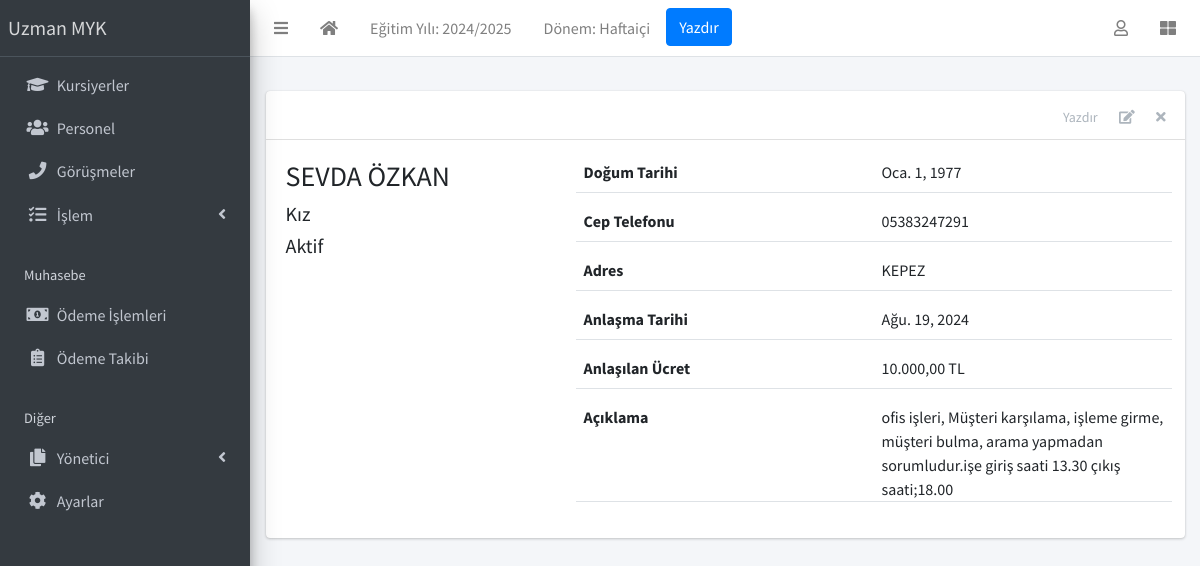
The app's page /staff/3/ with its own data.
### apps/corecode/models.py (models this page shows, shortened)
class AcademicSession(models.Model):
    name = models.CharField(max_length=200, unique=True, verbose_name = "Eğitim Yılı")
    current = models.BooleanField(default=True, verbose_name = "Aktif Eğitim Yılı")
    class Meta:
        ordering = ["-name"]

class AcademicTerm(models.Model):
    name = models.CharField(max_length=20, unique=True, verbose_name = "Dönem")
    current = models.BooleanField(default=True, verbose_name = "Aktif Dönem")
    class Meta:
        ordering = ["name"]

class SiteConfig(models.Model):
    key = models.SlugField()
    value = models.CharField(max_length=200)

### apps/staffs/models.py (models this page shows, shortened)
class Staff(models.Model):
    STATUS = [("active", "Aktif"), ("inactive", "Pasif")]
    GENDER = [("male", "Erkek"), ("female", "Kız")]
    current_status = models.CharField(max_length=10, choices=STATUS, default="active", verbose_name = "Durum")
    firstname = models.CharField(max_length=200, verbose_name = "Adı")
    surname = models.CharField(max_length=200, verbose_name = "Soyadı")
    gender = models.CharField(max_length=10, choices=GENDER, default="male", verbose_name = "Cinsiyeti")
    date_of_birth = models.DateField(default=timezone.now, verbose_name = "Doğum Tarihi")
    date_of_admission = models.DateField(default=timezone.now, verbose_name = "Göreve Başlama Taihi")
    mobile_num_regex = RegexValidator(
        regex="^[0-9]{10,15}$", message="Girilen cep telefonu numarası doğru formatta değil!"
    )
    mobile_number = models.CharField(
        validators=[mobile_num_regex], max_length=13, blank=True, verbose_name = "Cep Telefonu"
    )
    address = models.TextField(blank=True, verbose_name = "Adres")
    date_of_agreement = models.DateField(default=timezone.now, verbose_name = "Anlaşma Taihi")
    other_name = models.CharField(max_length=200, blank=True, verbose_name = "Anlaşılan Ücreti")
    others = models.TextField(blank=True, verbose_name = "Açıklama")
    def __str__(self):
        return f"{self.firstname} {self.surname} "

### apps/staffs/views.py (the view)
# urls.py: path("<int:pk>/", StaffDetailView.as_view(), name="staff-detail"),
class StaffDetailView(DetailView):
    model = Staff
    template_name = "staffs/staff_detail.html"

### apps/corecode/context_processors.py (called while the page is built)
def site_defaults(request):
    current_session = AcademicSession.objects.get(current=True)
    current_term = AcademicTerm.objects.get(current=True)
    vals = SiteConfig.objects.all()
    contexts = {
        "current_session": current_session.name,
        "current_term": current_term.name,
    }
    for val in vals:
        contexts[val.key] = val.value
    return contexts

### apps/staffs/templates/staffs/staff_detail.html (shortened to what this page needs)
{% extends 'base.html' %}
{% load humanize %}
{% block content-header %}
<div class="card-header">
  <div class="card-tools">
    <a href="{% url 'staff-print' object.id %}" class="btn btn-tool">Yazdır</a>
    <a href="{% url 'staff-update' object.id %}" class="btn btn-tool">
      <i class="fas fa-edit"></i>
    </a>
    <a href="{% url 'staff-delete' object.id %}" class="btn btn-tool">
      <i class="fas fa-times"></i>
    </a>
  </div>
</div>
{% endblock content-header %}
{% block content %}
    <div class="row">
      <div class="col-sm-4">
        <div>
          <h3>{{ object }} </h3>
          <h5>{{ object.get_gender_display }} </h5>
          <h5>{{ object.get_current_status_display }} </h5>
        </div>
      </div>
      <div class="col-sm-8">
        <div>
          <div class="form-group border-bottom row">
            <label class="col">
              Doğum Tarihi
            </label>
            <div class="col">
              {{ object.date_of_birth }}
            </div>
          </div>
          <div class="form-group border-bottom row">
            <label class="col">
               Cep Telefonu
            </label>
            <div class="col">
              {{ object.mobile_number}}
            </div>
          </div>
          <div class="form-group border-bottom row">
            <label class="col">
              Adres
            </label>
            <div class="col">
              {{ object.address }}
            </div>
          </div>
          <div class="form-group border-bottom row">
            <label class="col">
              Anlaşma Tarihi
            </label>
            <div class="col">
              {{ object.date_of_agreement }}
            </div>
          </div>
          <div class="form-group border-bottom row">
            <label class="col">
              Anlaşılan Ücret
            </label>
            <div class="col">
              {{ object.other_name | intcomma }},00 TL
            </div>
          </div>
          <div class="form-group border-bottom row">
            <label class="col">
              Açıklama
            </label>
            <div class="col">
              {{ object.others }}
            </div>
          </div>
        </div>
      </div>
    </div>
{% endblock content %}

### templates/base.html (shortened to what this page needs)
{% load static %}
<!DOCTYPE html>
<html lang="tr">
<head>
  <link rel="stylesheet" href="{% static 'plugins/fontawesome-free/css/all.min.css' %}">
  <link rel="stylesheet" href="{% static 'plugins/toastr/toastr.min.css' %}">
  <link rel="stylesheet"
    href="{% static 'plugins/overlayScrollbars/css/OverlayScrollbars.min.css' %}">
  <link rel="stylesheet" href="{% static 'plugins/Datatables/datatables.min.css' %}" />
  <link rel="stylesheet" href="{% static 'dist/css/adminlte.min.css' %}">
</head>
<body
  class="hold-transition sidebar-mini layout-fixed layout-navbar-fixed layout-footer-fixed">
  <div class="wrapper">
    <nav class="main-header navbar navbar-expand navbar-white navbar-light">
      <ul class="navbar-nav">
        <li class="nav-item">
          <a class="nav-link" data-widget="pushmenu" href="#" role="button"><i
              class="fas fa-bars"></i></a>
        </li>
        <li class="nav-item d-none d-sm-inline-block">
          <a href="{% url 'home' %} " class="nav-link"><i class="fa fa-home"></i></a>
        </li>
        <li class="nav-item d-none d-sm-inline-block">
          <a href="{% url 'current-session' %}" class="nav-link">Eğitim Yılı: {{ current_session }}</a>
        </li>
        <li class="nav-item d-none d-sm-inline-block">
          <a href="{% url 'current-session' %}" class="nav-link">Dönem: {{ current_term }}</a>
        </li>
        <li class="nav-item d-none d-sm-inline-block">
          <button onclick="window.print()" class="btn btn-primary">Yazdır</button>
        </li>
      </ul>
      <ul class="navbar-nav ml-auto">
        <li class="nav-item dropdown">
          <a class="nav-link" data-toggle="dropdown" href="#">
            <i class="far fa-user"></i>
          </a>
        </li>
        <li class="nav-item">
          <a class="nav-link" data-widget="control-sidebar" data-slide="true"
            href="#" role="button"><i class="fas fa-th-large"></i></a>
        </li>
      </ul>
    </nav>
    <aside class="main-sidebar sidebar-dark-primary elevation-4">
      <a href="{% url 'home' %}" class="brand-link">{{ school_name | default:"MySchool" }}</a>
      <div class="sidebar">
        <nav class="mt-2">
          <ul class="nav nav-pills nav-sidebar flex-column"
            data-widget="treeview" role="menu" data-accordion="false">
            <li class="nav-item">
              <a href="{% url 'student-list' %}" class="nav-link">
                <i class="nav-icon fas fa-graduation-cap"></i>
                <p>
                  Kursiyerler
                </p>
              </a>
            </li>
            <li class="nav-item">
              <a href="{% url 'staff-list' %}" class="nav-link">
                <i class="nav-icon fas fa-users"></i>
                <p>
                  Personel
                </p>
              </a>
            </li>
            <li class="nav-item">
              <a href="{% url 'call-list' %}" class="nav-link">
                <i class="nav-icon fas fa-phone"></i>
                <p>
                  Görüşmeler
                </p>
              </a>
            </li>
            <li class="nav-item has-treeview">
              <a href="#" class="nav-link">
                <i class="nav-icon fas fa-tasks"></i>
                <p>
                  İşlem
                  <i class="right fas fa-angle-left"></i>
                </p>
              </a>
            </li>
            <li class="nav-header">Muhasebe</li>
            <li class="nav-item">
              <a href="{% url 'invoice-list' %}" class="nav-link">
                <i class="nav-icon fas fa-money-bill-alt"></i>
                <p>
                  Ödeme İşlemleri
                </p>
              </a>
            </li>
            <li class="nav-item">
              <a href="{% url 'invoice-takip' %}" class="nav-link">
                <i class="nav-icon fas fa-clipboard-list"></i>
                <p>
                  Ödeme Takibi
                </p>
              </a>
            </li>
            <li class="nav-header">Diğer</li>
            <li class="nav-item has-treeview">
              <a href="#" class="nav-link">
                <i class="nav-icon fas fa-copy"></i>
                <p>
                  Yönetici
                  <i class="fas fa-angle-left right"></i>
                </p>
              </a>
            </li>
            <li class="nav-item">
              <a href="{% url 'configs' %}" class="nav-link">
                <i class="nav-icon fas fa-cog"></i>
                <p>
                  Ayarlar
                </p>
              </a>
            </li>
          </ul>
        </nav>
      </div>
    </aside>
    <div class="content-wrapper">
      <section class="content-header">
      </section>
      <section class="content">
        <div class="container-fluid">
          <div class="row">
            <div class="col-md-12">
              {% block fullcard %}
              <div class="card">
                {% block content-header %}{% endblock content-header %}
                <div class="card-body">
                  <div class="row">
                    <div class="col">
                      {% block content %}
                      {% endblock content %}
                    </div>
                  </div>
                </div>
              </div>
              {% endblock fullcard %}
            </div>
          </div>
        </div>
      </section>
    </div>
  </div>
</body>
</html>

### records on screen
AcademicSession: name "2024/2025"
AcademicTerm: name "Haftaiçi"
SiteConfig: value "Uzman MYK"
Staff: firstname+surname "SEVDA ÖZKAN", gender "Kız", current_status "Aktif", date_of_birth "Oca. 1, 1977", mobile_number "05383247291", address "KEPEZ", date_of_agreement "Ağu. 19, 2024", other_name "10.000", others "ofis işleri, Müşteri karşılama, işleme girme, müşteri bulma, arama yapmadan sorumludur.işe giriş saati 13.30 çıkış saati;18.00"
